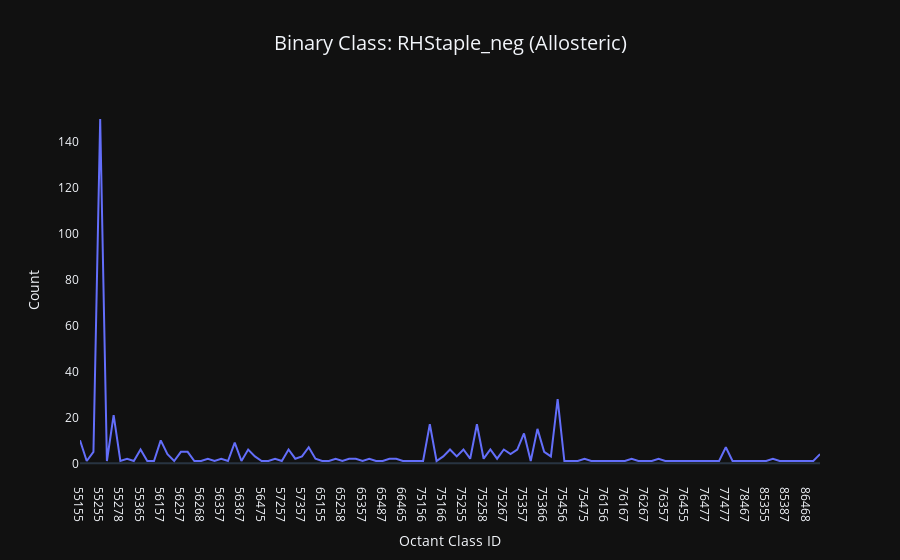

This figure's notebook cell:
### Markdown cell above
# Examining a Catalytic Disulfide Class
RHHook_pminus is considered to be 'catalytic', so we can
look more closely in six-space by examining the number of disulfides within
each of the possible six-space strings computed above:

For each six-class ID in the combo list, return the sslist represented by
that class and calculate the number of SS in it. 
Plot the results.

### Code cell
df2 = PDB_SS.enumerate_class_fromlist(RHStaple_neg, 8)
PDB_SS.plot_count_vs_class_df(df2, "RHStaple_neg (Allosteric)", theme="auto", log=False)

### Figure 1 — Plotly figure (JSON) as saved in the notebook; plotly's stock layout.template omitted (floating-point values rounded to 4 significant figures)
{"data": [{"hovertemplate": "Octant Class ID=%{x}<br>Count=%{y}<extra></extra>", "legendgroup": "", "line": {"color": "#636efa", "dash": "solid"}, "marker": {"symbol": "circle"}, "mode": "lines", "name": "", "orientation": "v", "showlegend": false, "type": "scatter", "x": ["55155", "55156", "55157", "55255", "55256", "55257", "55278", "55355", "55357", "55365", "55368", "55457", "56157", "56165", "56256", "56257", "56265", "56266", "56268", "56275", "56355", "56357", "56358", "56365", "56367", "56375", "56465", "56475", "56488", "57255", "57257", "57265", "57355", "57357", "57365", "57465", "65155", "65156", "65257", "65258", "65265", "65355", "65357", "65465", "65477", "65487", "66165", "66357", "66465", "66468", "67388", "75156", "75157", "75165", "75166", "75167", "75175", "75255", "75256", "75257", "75258", "75265", "75266", "75267", "75275", "75355", "75357", "75358", "75365", "75366", "75367", "75375", "75456", "75466", "75467", "75475", "75477", "76155", "76156", "76157", "76165", "76167", "76265", "76266", "76267", "76288", "76355", "76357", "76365", "76377", "76455", "76465", "76467", "76477", "77355", "77367", "77477", "77478", "77487", "78467", "85165", "85258", "85355", "85357", "85378", "85387", "86158", "86167", "86468", "86477", "87467"], "xaxis": "x", "y": [10, 1, 5, 150, 1, 21, 1, 2, 1, 6, 1, 1, 10, 4, 1, 5, 5, 1, 1, 2, 1, 2, 1, 9, 1, 6, 3, 1, 1, 2, 1, 6, 2, 3, 7, 2, 1, 1, 2, 1, 2, 2, 1, 2, 1, 1, 2, 2, 1, 1, 1, 1, 17, 1, 3, 6, 3, 6, 2, 17, 2, 6, 2, 6, 4, 6, 13, 1, 15, 5, 3, 28, 1, 1, 1, 2, 1, 1, 1, 1, 1, 1, 2, 1, 1, 1, 2, 1, 1, 1, 1, 1, 1, 1, 1, 1, 7, 1, 1, 1, 1, 1, 1, 2, 1, 1, 1, 1, 1, 1, 4], "yaxis": "y"}], "layout": {"autosize": true, "legend": {"tracegroupgap": 0}, "showlegend": true, "title": {"font": {"size": 20}, "text": "Binary Class: RHStaple_neg (Allosteric)", "x": 0.5}, "xaxis": {"anchor": "y", "domain": [0, 1], "showgrid": false, "title": {"text": "Octant Class ID"}}, "yaxis": {"anchor": "x", "domain": [0, 1], "showgrid": false, "title": {"text": "Count"}, "type": "linear"}}}
